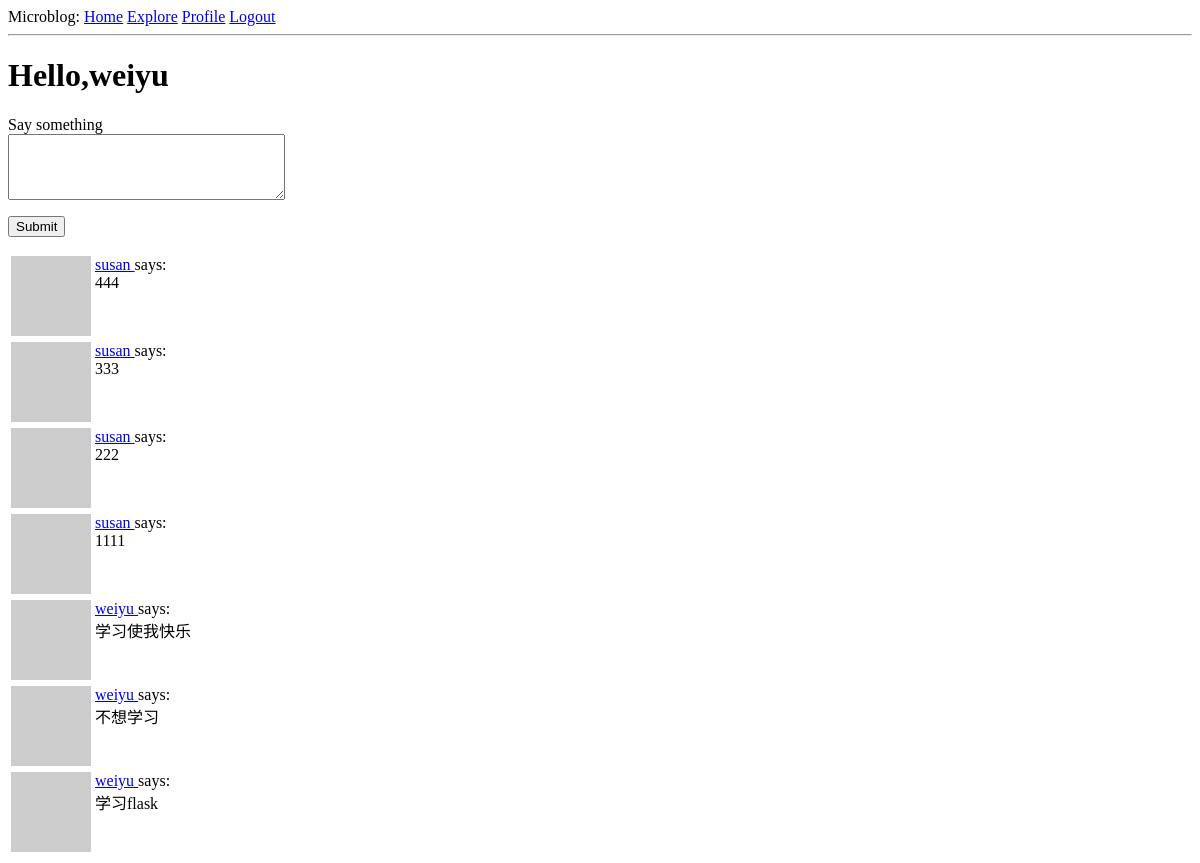
Before: /index (signed in) with the older database file.
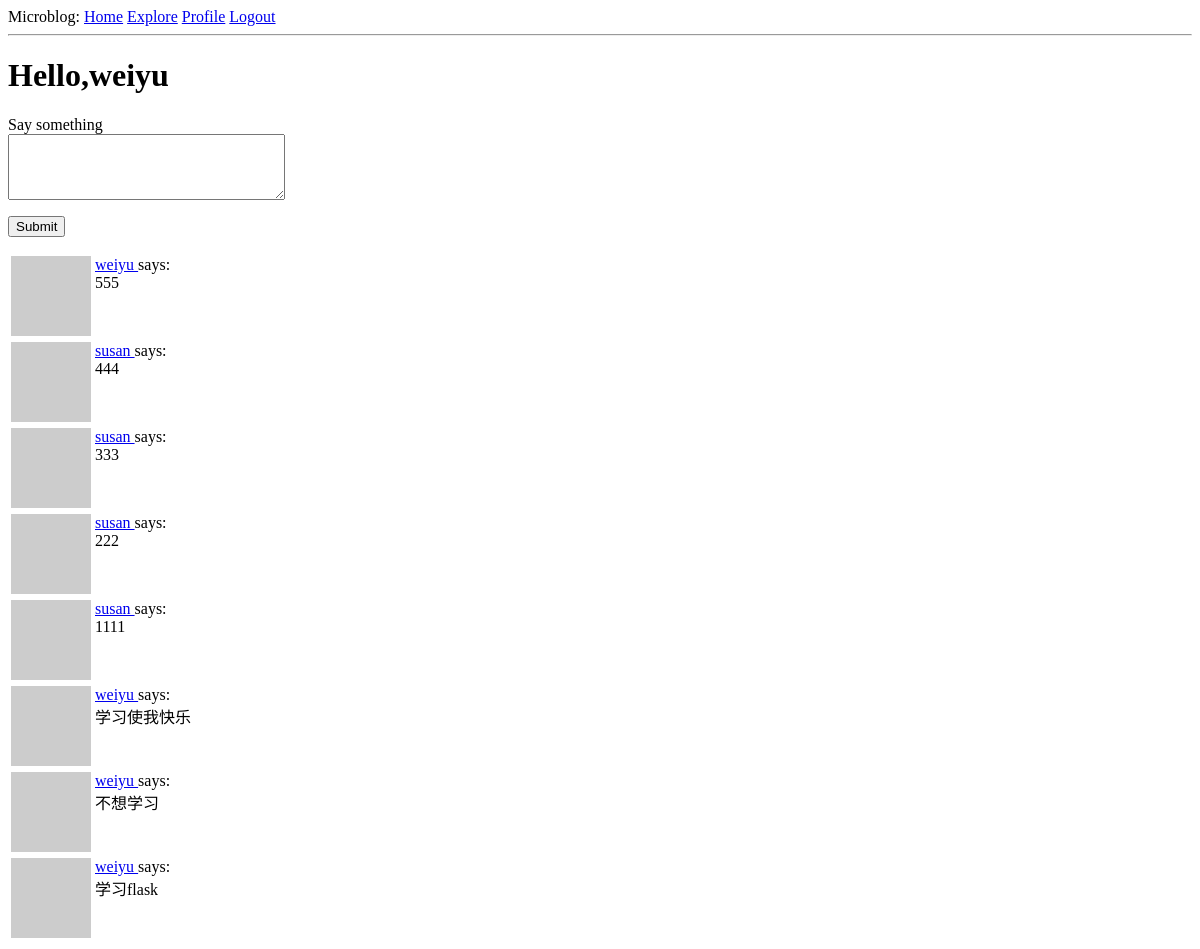
After: the same page with the newer database file.
### src/models.py (models this page shows, shortened)
class User(UserMixin, db.Model):
    id = db.Column(db.Integer,primary_key = True)
    username = db.Column(db.String(64),index=True,unique=True )
    email = db.Column(db.String(120),index=True,unique=True)
    password_hash = db.Column(db.String(128))
    posts = db.relationship('Post',backref='author',lazy='dynamic')
    about_me = db.Column(db.String(140))
    last_seen = db.Column(db.DateTime,default=datetime.utcnow)
    followed = db.relationship(
        'User', secondary=followers,
        primaryjoin=(followers.c.follower_id == id),
        secondaryjoin=(followers.c.followed_id == id),
        backref=db.backref('followers', lazy='dynamic'), lazy='dynamic')
    def avatar(self,size):
        digest = md5(self.email.lower().encode('utf-8')).hexdigest()
        return 'https://www.gravatar.com/avatar/{}?d=identicon&s={}'.format(
            digest,
            size
        )
    @login.user_loader
    def load_user(id):
        return User.query.get(int(id))

class Post(db.Model):
    id = dn=db.Column(db.Integer,primary_key=True)
    body = db.Column(db.String(140))
    timestamp = db.Column(db.DateTime,index=True,default=datetime.utcnow) #使用UTC时间
    user_id = db.Column(db.Integer,db.ForeignKey('user.id'))

### src/routes.py (the view)
@app.route('/', methods=['GET', 'POST'])
@app.route('/index', methods=['GET', 'POST'])
@login_required
def index():
    form = PostForm()
    if form.validate_on_submit():
        post = Post(body=form.post.data,author=current_user)
        db.session.add(post)
        db.session.commit()
        flash('Your post is now live!')
        return redirect(url_for('index'))  #Post/Redirect/Get 重定向向浏览器返送302响应，浏览器会重新发起get请求
    page = request.args.get('page', 1, type=int)  #可以从page查询字符串参数获得或是默认值1
    posts = Post.query.order_by(Post.timestamp.desc()).paginate(
        page=page, per_page=app.config['POSTS_PER_PAGE'], error_out=False
    )
    next_url = url_for('index', page = posts.next_num) if posts.has_next else None
    prev_url = url_for('index', page = posts.prev_num) if posts.has_prev else None
    return render_template('index.html', title = 'Home', form=form,posts = posts.items, next_url = next_url, prev_url = prev_url)

### src/forms.py
class PostForm(FlaskForm):
    post = TextAreaField('Say something', validators=[DataRequired(),Length(min=1,max=140)])
    submit = SubmitField('Submit')

### src/routes.py (called while the page is built)
@app.before_request
def before_request():
    if current_user.is_authenticated:
        current_user.last_seen = datetime.utcnow()
        db.session.commit()

### src/templates/index.html (shortened to what this page needs)
{% extends 'base.html' %}
{% block content %}
    <h1> Hello,{{current_user.username}}</h1>
    {% if form %}
    <form action="" method="post">
        <p>
            {{ form.post.label }}<br>
            {{ form.post(cols=32, rows=4) }}<br>
        </p>
        <p> {{ form.submit()}} </p>
    </form>
    {% endif %}
    {% for post in posts %}
        {% include '_post.html' %}
    {% endfor %}
{% endblock %}

### src/templates/base.html (shortened to what this page needs)
<html>
    <head>
    </head>
    <body>
        <div>Microblog:
             <a href="{{ url_for('index') }}">Home</a>
             <a href="{{ url_for('explore') }}">Explore</a>
             {% if current_user.is_anonymous %}
             <a href="{{ url_for('login') }} ">Login</a>
             {% else %}
             <a href="{{ url_for('user', username=current_user.username) }}">Profile</a>
             <a href="{{ url_for('logout') }} ">Logout</a>
             {% endif %}
        </div>
        <hr>
        {% block content %}{% endblock %}
    </body>
</html>

### src/templates/_post.html
<table>
    <tr valign="top">
        <td><img src="{{ post.author.avatar(36) }}"></td>
        <td>
            <a href="{{ url_for('user', username=post.author.username) }}">
            {{ post.author.username }}
            </a> says:<br>{{ post.body }}
        </td>
    </tr>
</table>

Changed rows visible on the page:
added Post: author.username "weiyu", body "555"
